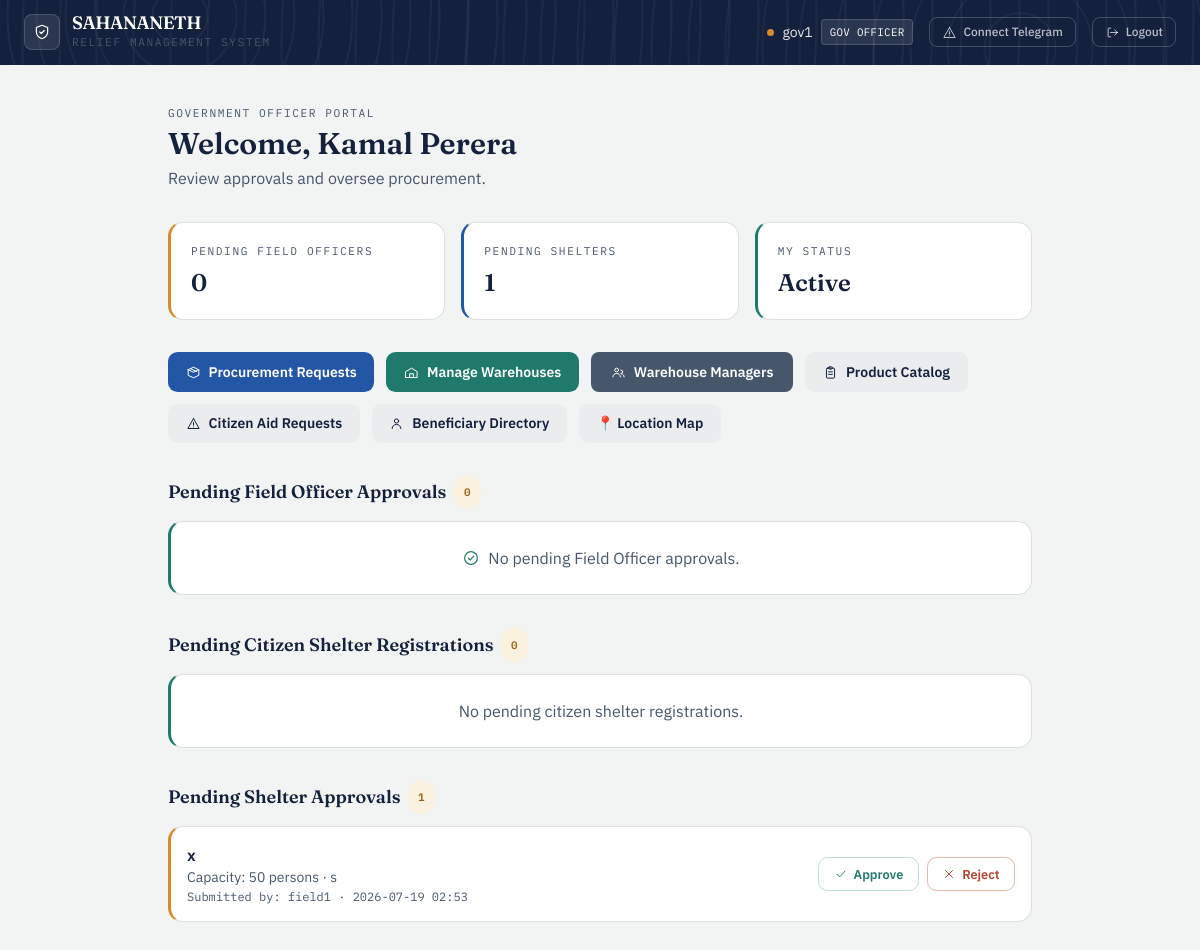
Page /gov/dashboard (signed in) on the committed database.
### app/models/user.py (models this page shows, shortened)
class User(UserMixin, db.Model):
    __tablename__ = 'users'
    id = db.Column(db.Integer, primary_key=True)
    username = db.Column(db.String(80), unique=True, nullable=False)
    full_name = db.Column(db.String(150), nullable=True)
    password_hash = db.Column(db.String(256), nullable=False)
    role_level = db.Column(
    db.Enum('super_admin', 'gov_officer', 'field_officer',
            'warehouse_manager', 'citizen',
            name='user_role_enum'),
    nullable=False
)
    status = db.Column(
        db.Enum('pending', 'active', 'needs_verification', 'verified', 'rejected',name='user_status_enum'),
        default='pending',
        nullable=False
    )
    assigned_node_id = db.Column(db.Integer, nullable=True)
    created_at = db.Column(db.DateTime, default=datetime.utcnow)
    telegram_chat_id = db.Column(db.String(64), unique=True, nullable=True)
    telegram_linked_at = db.Column(db.DateTime, nullable=True)
    notify_opt_in = db.Column(db.Boolean, default=True, nullable=False)
    country = db.Column(db.String(100), nullable=True)
    region = db.Column(db.String(100), nullable=True)   # state / province / district
    city = db.Column(db.String(100), nullable=True)
    latitude = db.Column(db.Float, nullable=True)
    longitude = db.Column(db.Float, nullable=True)
    location_updated_at = db.Column(db.DateTime, nullable=True)
    @property
    def telegram_linked(self):
        return self.telegram_chat_id is not None

### app/models/shelter.py (models this page shows, shortened)
class Shelter(db.Model):
    __tablename__ = 'shelters'
    id = db.Column(db.Integer, primary_key=True)
    shelter_name = db.Column(db.String(150), nullable=False)
    latitude = db.Column(db.Float, nullable=True)
    longitude = db.Column(db.Float, nullable=True)
    maximum_capacity = db.Column(db.Integer, nullable=False)
    current_occupancy_count = db.Column(db.Integer, default=0)
    address = db.Column(db.String(255), nullable=True)
    country = db.Column(db.String(100), nullable=True)
    region = db.Column(db.String(100), nullable=True)   # state / province / district
    city = db.Column(db.String(100), nullable=True)
    status = db.Column(
    db.Enum('pending_approval', 'active', 'inactive',
            name='shelter_status_enum'),
    default='pending_approval',
    nullable=False
)
    created_by_id = db.Column(db.Integer, db.ForeignKey('users.id'), nullable=False)
    approved_by_id = db.Column(db.Integer, db.ForeignKey('users.id'), nullable=True)
    created_at = db.Column(db.DateTime, default=datetime.utcnow)
    created_by = db.relationship('User', foreign_keys=[created_by_id], backref='created_shelters')
    approved_by = db.relationship('User', foreign_keys=[approved_by_id], backref='approved_shelters')
    inventory_items = db.relationship('ShelterInventory', backref='shelter', cascade='all, delete-orphan')

### app/routes/gov_officer.py (the view)
@gov_bp.route('/dashboard')
@login_required
@role_required('gov_officer')
@active_required
def dashboard():
    pending_field_officers = User.query.filter_by(
        role_level='field_officer',
        status='pending'
    ).all()
    pending_shelters = Shelter.query.filter_by(status='pending_approval').all()
    pending_registrations = ShelterRegistrationRequest.query.filter_by(status='pending').all()
    return render_template('gov_officer/dashboard.html',
                           pending_field_officers=pending_field_officers,
                           pending_shelters=pending_shelters,
                           pending_registrations=pending_registrations)

### app/models/user.py (called while the page is built)
@login_manager.user_loader
def load_user(user_id):
    return User.query.get(int(user_id))

### app/utils.py (called while the page is built)
def role_required(*roles):
    def decorator(f):
        @wraps(f)
        def decorated_function(*args, **kwargs):
            if not current_user.is_authenticated:
                abort(401)
            if current_user.role_level not in roles:
                abort(403)
            return f(*args, **kwargs)
        return decorated_function
    return decorator

def active_required(f):
    @wraps(f)
    def decorated_function(*args, **kwargs):
        if not current_user.is_authenticated:
            abort(401)
        if current_user.status == 'pending':
            flash('Your account is pending approval. Please wait.', 'warning')
            return redirect(url_for('auth.pending'))
        if current_user.status == 'rejected':
            flash('Your account has been rejected. Contact admin.', 'danger')
            return redirect(url_for('auth.login'))
        return f(*args, **kwargs)
    return decorated_function

### app/templates/gov_officer/dashboard.html (shortened to what this page needs)
{% extends "base.html" %} {% block title %}Gov Officer Dashboard{% endblock %}
{% block content %}
<div class="max-w-4xl mx-auto mt-10 px-4 pb-16">
  <div class="eyebrow">Government Officer Portal</div>
  <h1 class="font-display text-3xl font-semibold text-ink mt-1">
    Welcome, {{ current_user.full_name or current_user.username }}
  </h1>
  <p class="text-slate mt-1 mb-8">Review approvals and oversee procurement.</p>
  <div class="grid grid-cols-1 md:grid-cols-3 gap-4 mb-8">
    <div class="ledger-card tone-amber p-5">
      <p class="eyebrow">Pending Field Officers</p>
      <p class="font-display text-2xl font-semibold text-ink mt-2">
        {{ pending_field_officers|length }}
      </p>
    </div>
    <div class="ledger-card tone-civic p-5">
      <p class="eyebrow">Pending Shelters</p>
      <p class="font-display text-2xl font-semibold text-ink mt-2">
        {{ pending_shelters|length }}
      </p>
    </div>
    <div class="ledger-card tone-relief p-5">
      <p class="eyebrow">My Status</p>
      <p class="font-display text-2xl font-semibold text-ink mt-2 capitalize">
        {{ current_user.status }}
      </p>
    </div>
  </div>
  <div class="flex gap-3 mb-8 flex-wrap">
    <a href="/gov/procurement" class="btn-primary flex items-center gap-2">
      <svg class="icon" style="width: 15px; height: 15px">
        <use href="#icon-package" />
      </svg>
      Procurement Requests
    </a>
    <a href="/gov/warehouses" class="btn-secondary flex items-center gap-2">
      <svg class="icon" style="width: 15px; height: 15px">
        <use href="#icon-warehouse" />
      </svg>
      Manage Warehouses
    </a>
    <a
      href="/gov/warehouse-managers"
      class="flex items-center gap-2 text-sm font-semibold px-5 py-2.5 rounded-lg text-white"
      style="background: #46566b"
    >
      <svg class="icon" style="width: 15px; height: 15px">
        <use href="#icon-users" />
      </svg>
      Warehouse Managers
    </a>
    <a href="/warehouse/catalog" class="btn-ghost flex items-center gap-2">
      <svg class="icon" style="width: 15px; height: 15px">
        <use href="#icon-clipboard" />
      </svg>
      Product Catalog
    </a>
    <a href="/gov/aid-requests" class="btn-ghost flex items-center gap-2">
      <svg class="icon" style="width: 15px; height: 15px">
        <use href="#icon-alert" />
      </svg>
      Citizen Aid Requests
    </a>
    <a href="/gov/beneficiaries" class="btn-ghost flex items-center gap-2">
      <svg class="icon" style="width: 15px; height: 15px">
        <use href="#icon-user" />
      </svg>
      Beneficiary Directory
    </a>
    <a href="/location/map" class="btn-ghost flex items-center gap-2">
      📍 Location Map
    </a>
  </div>
  <h2
    class="font-display text-lg font-semibold text-ink mb-3 flex items-center gap-2"
  >
    Pending Field Officer Approvals
    <span class="status-pill status-pending"
      >{{ pending_field_officers|length }}</span
    >
  </h2>
  {% if pending_field_officers %}
  <div class="space-y-3 mb-8">
    {% for user in pending_field_officers %}
    <div class="ledger-card tone-amber p-4 flex justify-between items-center">
      <div>
        <p class="font-semibold text-ink">
          {{ user.full_name or user.username }}
        </p>
        <p class="text-sm text-slate">@{{ user.username }} — Field Officer</p>
        <p class="text-xs text-slate mt-0.5 font-mono">
          Registered: {{ user.created_at.strftime('%Y-%m-%d %H:%M') }}
        </p>
      </div>
      <div class="flex gap-2">
        <a
          href="/gov/approve/field-officer/{{ user.id }}"
          class="btn-approve flex items-center gap-1.5"
        >
          <svg class="icon" style="width: 14px; height: 14px">
            <use href="#icon-check" />
          </svg>
          Approve
        </a>
        <a
          href="/gov/reject/field-officer/{{ user.id }}"
          class="btn-danger flex items-center gap-1.5"
        >
          <svg class="icon" style="width: 14px; height: 14px">
            <use href="#icon-x" />
          </svg>
          Reject
        </a>
      </div>
    </div>
    {% endfor %}
  </div>
  {% else %}
  <div
    class="ledger-card tone-relief p-6 text-center text-slate mb-8 flex items-center justify-center gap-2"
  >
    <svg class="icon text-relief"><use href="#icon-check-circle" /></svg>
    No pending Field Officer approvals.
  </div>
  {% endif %}
  <h2
    class="font-display text-lg font-semibold text-ink mb-3 flex items-center gap-2"
  >
    Pending Citizen Shelter Registrations
    <span class="status-pill status-pending"
      >{{ pending_registrations|length }}</span
    >
  </h2>
  {% if pending_registrations %}
  <div class="space-y-3 mb-8">
    {% for req in pending_registrations %}
    <div class="ledger-card tone-civic p-4 flex justify-between items-center">
      <div>
        <p class="font-semibold text-ink">{{ req.full_name }}</p>
        <p class="text-sm text-slate font-mono">
          {{ req.identification_number }} · {{ req.shelter.shelter_name }}
        </p>
        {% if req.notes %}
        <p class="text-xs text-slate mt-0.5">{{ req.notes }}</p>
        {% endif %}
      </div>
      <div class="flex gap-2">
        <a
          href="/gov/registrations/approve/{{ req.id }}"
          class="btn-approve flex items-center gap-1.5"
        >
          <svg class="icon" style="width: 14px; height: 14px">
            <use href="#icon-check" />
          </svg>
          Approve
        </a>
        <a
          href="/gov/registrations/reject/{{ req.id }}"
          class="btn-danger flex items-center gap-1.5"
        >
          <svg class="icon" style="width: 14px; height: 14px">
            <use href="#icon-x" />
          </svg>
          Reject
        </a>
      </div>
    </div>
    {% endfor %}
  </div>
  {% else %}
  <div class="ledger-card tone-relief p-6 text-center text-slate mb-8">
    No pending citizen shelter registrations.
  </div>
  {% endif %}
  <h2
    class="font-display text-lg font-semibold text-ink mb-3 flex items-center gap-2"
  >
    Pending Shelter Approvals
    <span class="status-pill status-pending"
      >{{ pending_shelters|length }}</span
    >
  </h2>
  {% if pending_shelters %}
  <div class="space-y-3">
    {% for shelter in pending_shelters %}
    <div class="ledger-card tone-amber p-4 flex justify-between items-center">
      <div>
        <p class="font-semibold text-ink">{{ shelter.shelter_name }}</p>
        <p class="text-sm text-slate">
          Capacity: {{ shelter.maximum_capacity }} persons {% if shelter.address
          %} · {{ shelter.address }}{% endif %}
        </p>
        <p class="text-xs text-slate mt-0.5 font-mono">
          Submitted by: {{ shelter.created_by.username }} · {{
          shelter.created_at.strftime('%Y-%m-%d %H:%M') }}
        </p>
      </div>
      <div class="flex gap-2">
        <a
          href="/gov/approve/shelter/{{ shelter.id }}"
          class="btn-approve flex items-center gap-1.5"
        >
          <svg class="icon" style="width: 14px; height: 14px">
            <use href="#icon-check" />
          </svg>
          Approve
        </a>
        <a
          href="/gov/reject/shelter/{{ shelter.id }}"
          class="btn-danger flex items-center gap-1.5"
        >
          <svg class="icon" style="width: 14px; height: 14px">
            <use href="#icon-x" />
          </svg>
          Reject
        </a>
      </div>
    </div>
    {% endfor %}
  </div>
  {% else %}
  <div class="ledger-card tone-relief p-6 text-center text-slate">
    No pending shelter approvals.
  </div>
  {% endif %}
</div>
{% endblock %}

### app/templates/base.html (shortened to what this page needs)
<!DOCTYPE html>
<html lang="en">
<head>
    <link rel="stylesheet" href="{{ url_for('static', filename='css/tailwind.css') }}">
</head>
<body class="min-h-screen text-ink">
{% if current_user.is_authenticated %}
<nav class="contour-bg text-white px-6 py-3.5 flex justify-between items-center">
    <div class="flex items-center gap-3">
        <div class="w-9 h-9 rounded-lg bg-white/10 border border-white/15 flex items-center justify-center">
            <svg class="icon text-white"><use href="#icon-shield"/></svg>
        </div>
        <div>
            <div class="font-display font-semibold text-lg leading-none tracking-tight">SAHANANETH</div>
            <div class="eyebrow text-white/50 mt-0.5">Relief Management System</div>
        </div>
    </div>
    <div class="flex gap-4 items-center text-sm">
        <div class="flex items-center gap-2">
            <span class="badge-dot bg-amber"></span>
            <span class="text-white/90">{{ current_user.username }}</span>
            <span class="font-mono text-[0.68rem] tracking-wide uppercase bg-white/10 border border-white/15 px-2 py-0.5 rounded">
                {{ current_user.role_level.replace('_', ' ').title() }}
            </span>
        </div>
        <a href="/auth/telegram/connect" class="flex items-center gap-1.5 text-white/70 hover:text-white border border-white/20 hover:border-white/40 px-3 py-1.5 rounded-lg transition">
            <svg class="icon" style="width:15px;height:15px"><use href="#icon-alert"/></svg>
            <span class="text-xs font-medium">{{ 'Telegram connected' if current_user.telegram_linked else 'Connect Telegram' }}</span>
        </a>
        <a href="/auth/logout" class="flex items-center gap-1.5 text-white/70 hover:text-white border border-white/20 hover:border-white/40 px-3 py-1.5 rounded-lg transition">
            <svg class="icon" style="width:15px;height:15px"><use href="#icon-logout"/></svg>
            <span class="text-xs font-medium">Logout</span>
        </a>
    </div>
</nav>
{% endif %}
<main class="{% block main_class %}{% endblock %}">
    {% block content %}{% endblock %}
</main>
</body>
</html>

### rows in the picture
User: username "gov1", role_level.replace "GOV OFFICER", full_name "Kamal Perera", status "Active"
Shelter: shelter_name "x", maximum_capacity "50", address "s", created_by.username "field1", created_at "2026-07-19 02:53"

### other values in the picture
{{ pending_field_officers|length }} "0"
{{ pending_shelters|length }} "1"
{{ pending_registrations|length }} "0"
